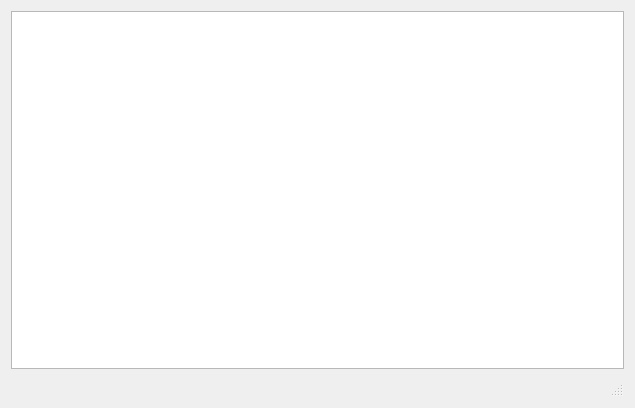
<?xml version="1.0" encoding="UTF-8"?>
<ui version="4.0">
 <class>MainWindow</class>
 <widget class="QWidget" name="MainWindow">
  <property name="geometry">
   <rect>
    <x>0</x>
    <y>0</y>
    <width>635</width>
    <height>408</height>
   </rect>
  </property>
  <property name="windowTitle">
   <string>Server</string>
  </property>
  <layout class="QGridLayout" name="gridLayout_2">
   <item row="0" column="0">
    <layout class="QGridLayout" name="gridLayout">
     <item row="0" column="0" colspan="2">
      <widget class="QTextBrowser" name="textBrowser"/>
     </item>
     <item row="1" column="0" colspan="2">
      <widget class="QStatusBar" name="statusBar"/>
     </item>
    </layout>
   </item>
  </layout>
 </widget>
 <resources/>
 <connections/>
</ui>
